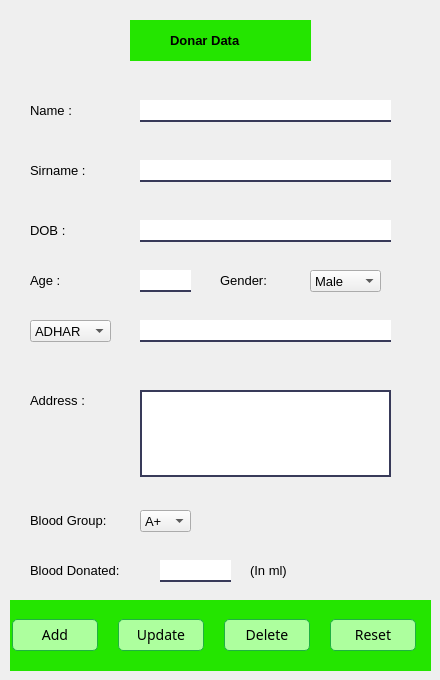
                     <widget class="QWidget" name="widget_13" native="true">
                      <property name="maximumSize">
                       <size>
                        <width>450</width>
                        <height>16777215</height>
                       </size>
                      </property>
                      <property name="styleSheet">
                       <string notr="true">background:#86FF70;
/*margin-top:40px;</string>
                      </property>
                      <widget class="QLabel" name="label_21">
                       <property name="geometry">
                        <rect>
                         <x>130</x>
                         <y>20</y>
                         <width>181</width>
                         <height>41</height>
                        </rect>
                       </property>
                       <property name="styleSheet">
                        <string notr="true">background:#24E500;</string>
                       </property>
                       <property name="text">
                        <string/>
                       </property>
                      </widget>
                      <widget class="QLabel" name="label_22">
                       <property name="geometry">
                        <rect>
                         <x>170</x>
                         <y>30</y>
                         <width>121</width>
                         <height>20</height>
                        </rect>
                       </property>
                       <property name="font">
                        <font>
                         <pointsize>10</pointsize>
                         <weight>75</weight>
                         <bold>true</bold>
                        </font>
                       </property>
                       <property name="styleSheet">
                        <string notr="true">background:none;</string>
                       </property>
                       <property name="text">
                        <string>Donar Data</string>
                       </property>
                      </widget>
                      <widget class="QLineEdit" name="getName">
                       <property name="geometry">
                        <rect>
                         <x>140</x>
                         <y>100</y>
                         <width>251</width>
                         <height>22</height>
                        </rect>
                       </property>
                       <property name="font">
                        <font>
                         <pointsize>10</pointsize>
                        </font>
                       </property>
                       <property name="styleSheet">
                        <string notr="true">border-radius:0;
border-bottom: 2px solid #383a59;
border-color:#383a59;</string>
                       </property>
                      </widget>
                      <widget class="QLabel" name="label_24">
                       <property name="geometry">
                        <rect>
                         <x>30</x>
                         <y>100</y>
                         <width>71</width>
                         <height>21</height>
                        </rect>
                       </property>
                       <property name="font">
                        <font>
                         <pointsize>10</pointsize>
                        </font>
                       </property>
                       <property name="text">
                        <string>Name :</string>
                       </property>
                      </widget>
                      <widget class="QLabel" name="label_25">
                       <property name="geometry">
                        <rect>
                         <x>30</x>
                         <y>160</y>
                         <width>71</width>
                         <height>21</height>
                        </rect>
                       </property>
                       <property name="font">
                        <font>
                         <pointsize>10</pointsize>
                        </font>
                       </property>
                       <property name="text">
                        <string>Sirname :</string>
                       </property>
                      </widget>
                      <widget class="QLineEdit" name="getSirname">
                       <property name="geometry">
                        <rect>
                         <x>140</x>
                         <y>160</y>
                         <width>251</width>
                         <height>22</height>
                        </rect>
                       </property>
                       <property name="font">
                        <font>
                         <pointsize>10</pointsize>
                        </font>
                       </property>
                       <property name="styleSheet">
                        <string notr="true">border-radius:0;
border-bottom: 2px solid #383a59;
border-color:#383a59;</string>
                       </property>
                      </widget>
                      <widget class="QLabel" name="label_26">
                       <property name="geometry">
                        <rect>
                         <x>30</x>
                         <y>220</y>
                         <width>71</width>
                         <height>21</height>
                        </rect>
                       </property>
                       <property name="font">
                        <font>
                         <pointsize>10</pointsize>
                        </font>
                       </property>
                       <property name="text">
                        <string>DOB :</string>
                       </property>
                      </widget>
                      <widget class="QLineEdit" name="getDOB">
                       <property name="geometry">
                        <rect>
                         <x>140</x>
                         <y>220</y>
                         <width>251</width>
                         <height>22</height>
                        </rect>
                       </property>
                       <property name="font">
                        <font>
                         <pointsize>10</pointsize>
                        </font>
                       </property>
                       <property name="styleSheet">
                        <string notr="true">border-radius:0;
border-bottom: 2px solid #383a59;
border-color:#383a59;</string>
                       </property>
                      </widget>
                      <widget class="QLineEdit" name="getID">
                       <property name="geometry">
                        <rect>
                         <x>140</x>
                         <y>320</y>
                         <width>251</width>
                         <height>22</height>
                        </rect>
                       </property>
                       <property name="font">
                        <font>
                         <pointsize>10</pointsize>
                        </font>
                       </property>
                       <property name="styleSheet">
                        <string notr="true">border-radius:0;
border-bottom: 2px solid #383a59;
border-color:#383a59;</string>
                       </property>
                      </widget>
                      <widget class="QLabel" name="label_23">
                       <property name="geometry">
                        <rect>
                         <x>220</x>
                         <y>270</y>
                         <width>91</width>
                         <height>21</height>
                        </rect>
                       </property>
                       <property name="font">
                        <font>
                         <pointsize>10</pointsize>
                        </font>
                       </property>
                       <property name="text">
                        <string>Gender:</string>
                       </property>
                      </widget>
                      <widget class="QTextEdit" name="getAdress">
                       <property name="geometry">
                        <rect>
                         <x>140</x>
                         <y>390</y>
                         <width>251</width>
                         <height>87</height>
                        </rect>
                       </property>
                       <property name="font">
                        <font>
                         <pointsize>10</pointsize>
                        </font>
                       </property>
                       <property name="styleSheet">
                        <string notr="true">border: 2px solid #383a59;
border-color:#383a59;</string>
                       </property>
                       <property name="html">
                        <string>&lt;!DOCTYPE HTML PUBLIC &quot;-//W3C//DTD HTML 4.0//EN&quot; &quot;http://www.w3.org/TR/REC-html40/strict.dtd&quot;&gt;
&lt;html&gt;&lt;head&gt;&lt;meta name=&quot;qrichtext&quot; content=&quot;1&quot; /&gt;&lt;style type=&quot;text/css&quot;&gt;
p, li { white-space: pre-wrap; }
&lt;/style&gt;&lt;/head&gt;&lt;body style=&quot; font-family:'MS Shell Dlg 2'; font-size:10pt; font-weight:400; font-style:normal;&quot;&gt;
&lt;p style=&quot;-qt-paragraph-type:empty; margin-top:0px; margin-bottom:0px; margin-left:0px; margin-right:0px; -qt-block-indent:0; text-indent:0px;&quot;&gt;&lt;br /&gt;&lt;/p&gt;&lt;/body&gt;&lt;/html&gt;</string>
                       </property>
                      </widget>
                      <widget class="QLabel" name="label_28">
                       <property name="geometry">
                        <rect>
                         <x>30</x>
                         <y>390</y>
                         <width>91</width>
                         <height>21</height>
                        </rect>
                       </property>
                       <property name="font">
                        <font>
                         <pointsize>10</pointsize>
                        </font>
                       </property>
                       <property name="text">
                        <string>Address :</string>
                       </property>
                      </widget>
                      <widget class="QComboBox" name="Gender">
                       <property name="geometry">
                        <rect>
                         <x>310</x>
                         <y>270</y>
                         <width>71</width>
                         <height>22</height>
                        </rect>
                       </property>
                       <property name="font">
                        <font>
                         <pointsize>10</pointsize>
                         <weight>50</weight>
                         <bold>false</bold>
                        </font>
                       </property>
                       <item>
                        <property name="text">
                         <string>Male</string>
                        </property>
                       </item>
                       <item>
                        <property name="text">
                         <string>Female</string>
                        </property>
                       </item>
                       <item>
                        <property name="text">
                         <string>Other</string>
                        </property>
                       </item>
                      </widget>
                      <widget class="QComboBox" name="Gender_2">
                       <property name="geometry">
                        <rect>
                         <x>30</x>
                         <y>320</y>
                         <width>81</width>
                         <height>22</height>
                        </rect>
                       </property>
                       <property name="font">
                        <font>
                         <pointsize>10</pointsize>
                         <weight>50</weight>
                         <bold>false</bold>
                        </font>
                       </property>
                       <item>
                        <property name="text">
                         <string>ADHAR</string>
                        </property>
                       </item>
                       <item>
                        <property name="text">
                         <string>PAN</string>
                        </property>
                       </item>
                       <item>
                        <property name="text">
                         <string>VOTER ID</string>
                        </property>
                       </item>
                      </widget>
                      <widget class="QWidget" name="widget_11" native="true">
                       <property name="geometry">
                        <rect>
                         <x>10</x>
                         <y>600</y>
                         <width>421</width>
                         <height>71</height>
                        </rect>
                       </property>
                       <property name="maximumSize">
                        <size>
                         <width>16777215</width>
                         <height>80</height>
                        </size>
                       </property>
                       <property name="styleSheet">
                        <string notr="true">background-color:#24E500;</string>
                       </property>
                       <layout class="QHBoxLayout" name="horizontalLayout_7">
                        <item>
                         <widget class="QPushButton" name="add_btn">
                          <property name="maximumSize">
                           <size>
                            <width>100</width>
                            <height>16777215</height>
                           </size>
                          </property>
                          <property name="font">
                           <font>
                            <family>13</family>
                            <pointsize>-1</pointsize>
                            <weight>50</weight>
                            <italic>false</italic>
                            <bold>false</bold>
                           </font>
                          </property>
                          <property name="styleSheet">
                           <string notr="true">QPushButton#add_btn{
background-color:#ADFF9E;
border-radius : 5px;
height:30px;
font:14px bold;
border:1px solid #1fb141;
margin:2px;
margin-right:12px
}

QPushButton#add_btn:hover{
background-color:transparent;
border:3px solid #1fb141;
color:black;
}</string>
                          </property>
                          <property name="text">
                           <string>Add</string>
                          </property>
                         </widget>
                        </item>
                        <item>
                         <widget class="QPushButton" name="update_btn">
                          <property name="maximumSize">
                           <size>
                            <width>100</width>
                            <height>16777215</height>
                           </size>
                          </property>
                          <property name="styleSheet">
                           <string notr="true">QPushButton#update_btn{
background-color:#ADFF9E;
border-radius : 5px;
height:30px;
font:14px bold;
border:1px solid #1fb141;
margin:2px;
margin-right:12px
}

QPushButton#update_btn:hover{
background-color:transparent;
border:3px solid #1fb141;
color:black;
}</string>
                          </property>
                          <property name="text">
                           <string>Update</string>
                          </property>
                         </widget>
                        </item>
                        <item>
                         <widget class="QPushButton" name="delete_btn">
                          <property name="maximumSize">
                           <size>
                            <width>100</width>
                            <height>16777215</height>
                           </size>
                          </property>
                          <property name="styleSheet">
                           <string notr="true">QPushButton#delete_btn{
background-color:#ADFF9E;
border-radius : 5px;
height:30px;
font:14px bold;
border:1px solid #1fb141;
margin:2px;
margin-right:12px
}

QPushButton#delete_btn:hover{
background-color:transparent;
border:3px solid #1fb141;
color:black;
}</string>
                          </property>
                          <property name="text">
                           <string>Delete</string>
                          </property>
                         </widget>
                        </item>
                        <item>
                         <widget class="QPushButton" name="reset_btn">
                          <property name="maximumSize">
                           <size>
                            <width>100</width>
                            <height>16777215</height>
                           </size>
                          </property>
                          <property name="styleSheet">
                           <string notr="true">QPushButton#reset_btn{
background-color:#ADFF9E;
border-radius : 5px;
height:30px;
font:14px bold;
border:1px solid #1fb141;
margin:2px;
margin-right:12px
}

QPushButton#reset_btn:hover{
background-color:transparent;
border:3px solid #1fb141;
color:black;
}</string>
                          </property>
                          <property name="text">
                           <string>Reset</string>
                          </property>
                         </widget>
                        </item>
                       </layout>
                      </widget>
                      <widget class="QLineEdit" name="getAge">
                       <property name="geometry">
                        <rect>
                         <x>140</x>
                         <y>270</y>
                         <width>51</width>
                         <height>22</height>
                        </rect>
                       </property>
                       <property name="font">
                        <font>
                         <pointsize>10</pointsize>
                        </font>
                       </property>
                       <property name="styleSheet">
                        <string notr="true">border-radius:0;
border-bottom: 2px solid #383a59;
border-color:#383a59;</string>
                       </property>
                      </widget>
                      <widget class="QLabel" name="label_48">
                       <property name="geometry">
                        <rect>
                         <x>30</x>
                         <y>270</y>
                         <width>71</width>
                         <height>21</height>
                        </rect>
                       </property>
                       <property name="font">
                        <font>
                         <pointsize>10</pointsize>
                        </font>
                       </property>
                       <property name="text">
                        <string>Age :</string>
                       </property>
                      </widget>
                      <widget class="QLabel" name="label_37">
                       <property name="geometry">
                        <rect>
                         <x>30</x>
                         <y>510</y>
                         <width>101</width>
                         <height>21</height>
                        </rect>
                       </property>
                       <property name="font">
                        <font>
                         <pointsize>10</pointsize>
                        </font>
                       </property>
                       <property name="text">
                        <string>Blood Group:</string>
                       </property>
                      </widget>
                      <widget class="QComboBox" name="blood_group">
                       <property name="geometry">
                        <rect>
                         <x>140</x>
                         <y>510</y>
                         <width>51</width>
                         <height>22</height>
                        </rect>
                       </property>
                       <property name="font">
                        <font>
                         <pointsize>10</pointsize>
                         <weight>50</weight>
                         <bold>false</bold>
                        </font>
                       </property>
                       <item>
                        <property name="text">
                         <string>A+</string>
                        </property>
                       </item>
                       <item>
                        <property name="text">
                         <string>A-</string>
                        </property>
                       </item>
                       <item>
                        <property name="text">
                         <string>B+</string>
                        </property>
                       </item>
                       <item>
                        <property name="text">
                         <string>B-</string>
                        </property>
                       </item>
                       <item>
                        <property name="text">
                         <string>AB+</string>
                        </property>
                       </item>
                       <item>
                        <property name="text">
                         <string>AB-</string>
                        </property>
                       </item>
                       <item>
                        <property name="text">
                         <string>O+</string>
                        </property>
                       </item>
                       <item>
                        <property name="text">
                         <string>O-</string>
                        </property>
                       </item>
                      </widget>
                      <widget class="QLabel" name="label_70">
                       <property name="geometry">
                        <rect>
                         <x>30</x>
                         <y>560</y>
                         <width>121</width>
                         <height>21</height>
                        </rect>
                       </property>
                       <property name="font">
                        <font>
                         <pointsize>10</pointsize>
                        </font>
                       </property>
                       <property name="text">
                        <string>Blood Donated:</string>
                       </property>
                      </widget>
                      <widget class="QLineEdit" name="blood_donated">
                       <property name="geometry">
                        <rect>
                         <x>160</x>
                         <y>560</y>
                         <width>71</width>
                         <height>22</height>
                        </rect>
                       </property>
                       <property name="font">
                        <font>
                         <pointsize>10</pointsize>
                        </font>
                       </property>
                       <property name="styleSheet">
                        <string notr="true">border-radius:0;
border-bottom: 2px solid #383a59;
border-color:#383a59;</string>
                       </property>
                      </widget>
                      <widget class="QLabel" name="label_71">
                       <property name="geometry">
                        <rect>
                         <x>250</x>
                         <y>560</y>
                         <width>71</width>
                         <height>21</height>
                        </rect>
                       </property>
                       <property name="font">
                        <font>
                         <pointsize>10</pointsize>
                        </font>
                       </property>
                       <property name="text">
                        <string>(In ml)</string>
                       </property>
                      </widget>
                     </widget>
